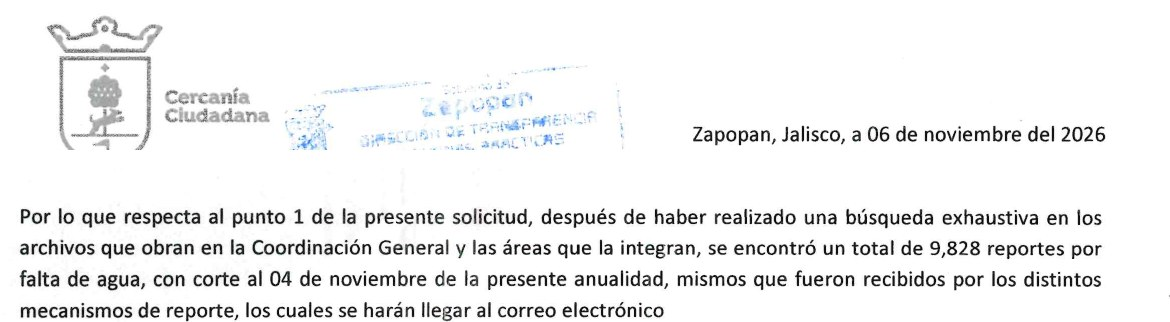
#> input picture web/img/anunciado/corte-reportes.jpg, 1170 x 322 px
$ python nocuadra_highlights.py
#> lines starting #> are read from the running program, lines starting #| are printed output that depends on the picture
"""Add translucent yellow evidence marks to the No cuadra document cutouts."""
from pathlib import Path

from PIL import Image, ImageDraw

ROOT = Path(__file__).resolve().parents[1]
ASSETS = ROOT / "web" / "img" / "anunciado"
MARK = (242, 200, 75, 105)
RECTANGLES = {
    "corte-reportes.jpg": [
        (700, 232, 966, 263),   # un total de 9,828 reportes por
        (18, 264, 500, 294),    # falta de agua, con corte al 04 de noviembre
    ],
    "corte-pipas.jpg": [
        (381, 229, 435, 251),   # 840,000 litros
        (462, 445, 495, 470),   # máximo de 34 pipas
        (174, 484, 198, 504),   # 11 pipas el 19 de octubre
    ],
    "corte-cisternas.jpg": [
        (8, 48, 45, 76),        # No.
        (100, 48, 177, 76),     # Colonia
    ],
    "corte-hospitales.jpg": [
        (100, 81, 215, 109),    # Hospitales
        (405, 79, 685, 109),    # Sin atenciones registradas
        (584, 132, 711, 159),   # Primera escuela: 20/10/2026
    ],
}

for name, rectangles in RECTANGLES.items():
    source = ASSETS / name
    image = Image.open(source).convert("RGBA")
    overlay = Image.new("RGBA", image.size)
#> overlay: PIL image 1170x322 RGBA; every value is 0
    draw = ImageDraw.Draw(overlay)
    for rectangle in rectangles:
        draw.rectangle(rectangle, fill=MARK)
    marked = Image.alpha_composite(image, overlay).convert("RGB")
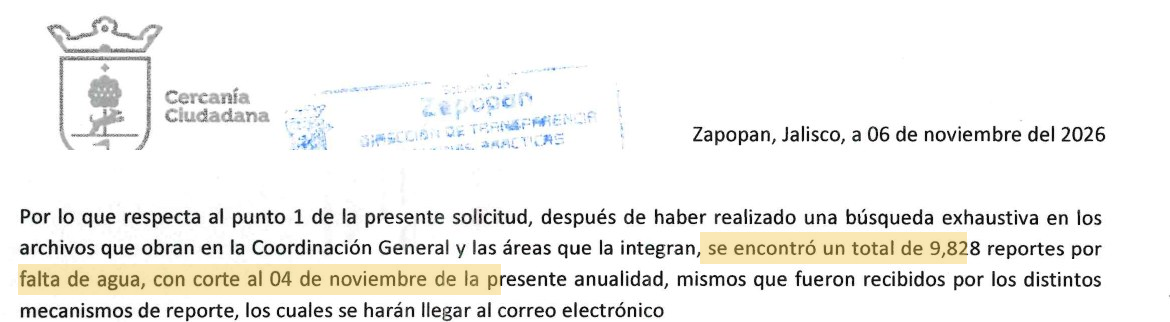
#> marked: PIL image 1170x322 RGB; mean R, G, B 240.9, 240.1, 237
    output = source.with_name(source.stem + "-destacado.jpg")
    marked.save(output, quality=94, subsampling=0)
    print(output.relative_to(ROOT))

for page in [ROOT / "web" / "nocuadra.html", *sorted((ROOT / "web").glob("nocuadra-v?.html"))]:
#> (the run stopped early here; a loop or call above may not have finished)
